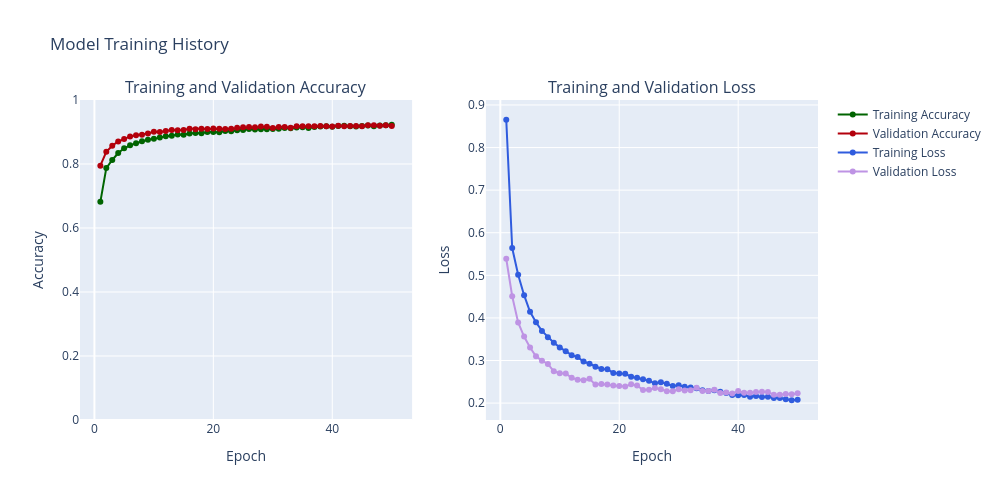

This figure's notebook cell:
### Code cell
# 2D) Evaluate train and validation accuracy and loss 
def create_trace(x, y, ylabel, color):
    trace = go.Scatter(x=x,y=y,
                       name=ylabel,
                       marker=dict(color=color),
                       mode="lines+markers", 
                       text=[f"Epoch {epoch}<br>{ylabel}: {value:.4f}" for epoch, value in zip(x, y)], # Custom hover text
                       hoverinfo='text' # Show only custom text on hover
                      )
    return trace

def plot_accuracy_and_loss_plotly(history_object):
    hist = history_object.history
    acc = hist['accuracy']
    val_acc = hist['val_accuracy']
    loss = hist['loss']
    val_loss = hist['val_loss']
    
    epochs = list(range(1, len(acc) + 1))
    
    trace_ta = create_trace(epochs, acc, "Training Accuracy", "#006400") # Green
    trace_va = create_trace(epochs, val_acc, "Validation Accuracy", "#B3000C") # Red
    trace_tl = create_trace(epochs, loss, "Training Loss", "#305CDE") # Blue
    trace_vl = create_trace(epochs, val_loss, "Validation Loss", "#BE93E4") # Purple
   
    fig = make_subplots(rows=1, cols=2, subplot_titles=('Training and Validation Accuracy', 'Training and Validation Loss'))
    
    # Add traces to the first subplot (Accuracy)
    fig.add_trace(trace_ta, row=1, col=1)
    fig.add_trace(trace_va, row=1, col=1)
    
    # Add traces to the second subplot (Loss)
    fig.add_trace(trace_tl, row=1, col=2)
    fig.add_trace(trace_vl, row=1, col=2)
    
    # Update layout for x-axes
    fig.update_xaxes(title_text='Epoch', row=1, col=1)
    fig.update_xaxes(title_text='Epoch', row=1, col=2)
    
    # Update layout for y-axes
    fig.update_yaxes(title_text='Accuracy', range=[0, 1], row=1, col=1)
    fig.update_yaxes(title_text='Loss', row=1, col=2) 
    
    fig.update_layout(height=500, width=1000, title_text="Model Training History", showlegend=True)
    fig.show()

plot_accuracy_and_loss_plotly(history_CNN_Dropout)

### Figure 1 — Plotly figure (JSON) as saved in the notebook; plotly's stock layout.template omitted (floating-point values rounded to 4 significant figures)
{"data": [{"hoverinfo": "text", "marker": {"color": "#006400"}, "mode": "lines+markers", "name": "Training Accuracy", "text": ["Epoch 1<br>Training Accuracy: 0.6817", "Epoch 2<br>Training Accuracy: 0.7871", "Epoch 3<br>Training Accuracy: 0.8125", "Epoch 4<br>Training Accuracy: 0.8342", "Epoch 5<br>Training Accuracy: 0.8491", "Epoch 6<br>Training Accuracy: 0.8583", "Epoch 7<br>Training Accuracy: 0.8647", "Epoch 8<br>Training Accuracy: 0.8712", "Epoch 9<br>Training Accuracy: 0.8759", "Epoch 10<br>Training Accuracy: 0.8786", "Epoch 11<br>Training Accuracy: 0.8825", "Epoch 12<br>Training Accuracy: 0.8869", "Epoch 13<br>Training Accuracy: 0.8882", "Epoch 14<br>Training Accuracy: 0.8919", "Epoch 15<br>Training Accuracy: 0.8912", "Epoch 16<br>Training Accuracy: 0.8953", "Epoch 17<br>Training Accuracy: 0.8968", "Epoch 18<br>Training Accuracy: 0.8964", "Epoch 19<br>Training Accuracy: 0.9003", "Epoch 20<br>Training Accuracy: 0.8997", "Epoch 21<br>Training Accuracy: 0.8996", "Epoch 22<br>Training Accuracy: 0.9031", "Epoch 23<br>Training Accuracy: 0.9020", "Epoch 24<br>Training Accuracy: 0.9056", "Epoch 25<br>Training Accuracy: 0.9062", "Epoch 26<br>Training Accuracy: 0.9096", "Epoch 27<br>Training Accuracy: 0.9076", "Epoch 28<br>Training Accuracy: 0.9088", "Epoch 29<br>Training Accuracy: 0.9087", "Epoch 30<br>Training Accuracy: 0.9091", "Epoch 31<br>Training Accuracy: 0.9103", "Epoch 32<br>Training Accuracy: 0.9125", "Epoch 33<br>Training Accuracy: 0.9117", "Epoch 34<br>Training Accuracy: 0.9142", "Epoch 35<br>Training Accuracy: 0.9151", "Epoch 36<br>Training Accuracy: 0.9125", "Epoch 37<br>Training Accuracy: 0.9158", "Epoch 38<br>Training Accuracy: 0.9171", "Epoch 39<br>Training Accuracy: 0.9179", "Epoch 40<br>Training Accuracy: 0.9163", "Epoch 41<br>Training Accuracy: 0.9184", "Epoch 42<br>Training Accuracy: 0.9196", "Epoch 43<br>Training Accuracy: 0.9178", "Epoch 44<br>Training Accuracy: 0.9172", "Epoch 45<br>Training Accuracy: 0.9188", "Epoch 46<br>Training Accuracy: 0.9201", "Epoch 47<br>Training Accuracy: 0.9181", "Epoch 48<br>Training Accuracy: 0.9204", "Epoch 49<br>Training Accuracy: 0.9209", "Epoch 50<br>Training Accuracy: 0.9227"], "type": "scatter", "x": [1, 2, 3, 4, 5, 6, 7, 8, 9, 10, 11, 12, 13, 14, 15, 16, 17, 18, 19, 20, 21, 22, 23, 24, 25, 26, 27, 28, 29, 30, 31, 32, 33, 34, 35, 36, 37, 38, 39, 40, 41, 42, 43, 44, 45, 46, 47, 48, 49, 50], "xaxis": "x", "y": [0.6817, 0.7871, 0.8125, 0.8342, 0.8491, 0.8583, 0.8647, 0.8712, 0.8759, 0.8786, 0.8825, 0.8869, 0.8882, 0.8919, 0.8912, 0.8953, 0.8968, 0.8964, 0.9003, 0.8997, 0.8996, 0.9031, 0.902, 0.9056, 0.9062, 0.9096, 0.9076, 0.9088, 0.9087, 0.9091, 0.9103, 0.9125, 0.9117, 0.9142, 0.9151, 0.9125, 0.9158, 0.9171, 0.9179, 0.9163, 0.9184, 0.9196, 0.9178, 0.9172, 0.9188, 0.9201, 0.9181, 0.9204, 0.9209, 0.9227], "yaxis": "y"}, {"hoverinfo": "text", "marker": {"color": "#B3000C"}, "mode": "lines+markers", "name": "Validation Accuracy", "text": ["Epoch 1<br>Validation Accuracy: 0.7947", "Epoch 2<br>Validation Accuracy: 0.8380", "Epoch 3<br>Validation Accuracy: 0.8571", "Epoch 4<br>Validation Accuracy: 0.8704", "Epoch 5<br>Validation Accuracy: 0.8779", "Epoch 6<br>Validation Accuracy: 0.8862", "Epoch 7<br>Validation Accuracy: 0.8899", "Epoch 8<br>Validation Accuracy: 0.8917", "Epoch 9<br>Validation Accuracy: 0.8957", "Epoch 10<br>Validation Accuracy: 0.9006", "Epoch 11<br>Validation Accuracy: 0.9003", "Epoch 12<br>Validation Accuracy: 0.9034", "Epoch 13<br>Validation Accuracy: 0.9062", "Epoch 14<br>Validation Accuracy: 0.9057", "Epoch 15<br>Validation Accuracy: 0.9063", "Epoch 16<br>Validation Accuracy: 0.9099", "Epoch 17<br>Validation Accuracy: 0.9087", "Epoch 18<br>Validation Accuracy: 0.9098", "Epoch 19<br>Validation Accuracy: 0.9097", "Epoch 20<br>Validation Accuracy: 0.9110", "Epoch 21<br>Validation Accuracy: 0.9105", "Epoch 22<br>Validation Accuracy: 0.9096", "Epoch 23<br>Validation Accuracy: 0.9105", "Epoch 24<br>Validation Accuracy: 0.9134", "Epoch 25<br>Validation Accuracy: 0.9147", "Epoch 26<br>Validation Accuracy: 0.9155", "Epoch 27<br>Validation Accuracy: 0.9150", "Epoch 28<br>Validation Accuracy: 0.9173", "Epoch 29<br>Validation Accuracy: 0.9167", "Epoch 30<br>Validation Accuracy: 0.9125", "Epoch 31<br>Validation Accuracy: 0.9157", "Epoch 32<br>Validation Accuracy: 0.9153", "Epoch 33<br>Validation Accuracy: 0.9137", "Epoch 34<br>Validation Accuracy: 0.9181", "Epoch 35<br>Validation Accuracy: 0.9182", "Epoch 36<br>Validation Accuracy: 0.9182", "Epoch 37<br>Validation Accuracy: 0.9182", "Epoch 38<br>Validation Accuracy: 0.9191", "Epoch 39<br>Validation Accuracy: 0.9181", "Epoch 40<br>Validation Accuracy: 0.9170", "Epoch 41<br>Validation Accuracy: 0.9199", "Epoch 42<br>Validation Accuracy: 0.9182", "Epoch 43<br>Validation Accuracy: 0.9188", "Epoch 44<br>Validation Accuracy: 0.9185", "Epoch 45<br>Validation Accuracy: 0.9183", "Epoch 46<br>Validation Accuracy: 0.9212", "Epoch 47<br>Validation Accuracy: 0.9214", "Epoch 48<br>Validation Accuracy: 0.9194", "Epoch 49<br>Validation Accuracy: 0.9208", "Epoch 50<br>Validation Accuracy: 0.9187"], "type": "scatter", "x": [1, 2, 3, 4, 5, 6, 7, 8, 9, 10, 11, 12, 13, 14, 15, 16, 17, 18, 19, 20, 21, 22, 23, 24, 25, 26, 27, 28, 29, 30, 31, 32, 33, 34, 35, 36, 37, 38, 39, 40, 41, 42, 43, 44, 45, 46, 47, 48, 49, 50], "xaxis": "x", "y": [0.7947, 0.838, 0.8571, 0.8704, 0.8779, 0.8862, 0.8899, 0.8917, 0.8957, 0.9006, 0.9003, 0.9034, 0.9062, 0.9057, 0.9063, 0.9099, 0.9087, 0.9098, 0.9097, 0.911, 0.9105, 0.9096, 0.9105, 0.9134, 0.9147, 0.9155, 0.915, 0.9173, 0.9167, 0.9125, 0.9157, 0.9153, 0.9137, 0.9181, 0.9182, 0.9182, 0.9182, 0.9191, 0.9181, 0.917, 0.9199, 0.9182, 0.9188, 0.9185, 0.9183, 0.9212, 0.9214, 0.9194, 0.9208, 0.9187], "yaxis": "y"}, {"hoverinfo": "text", "marker": {"color": "#305CDE"}, "mode": "lines+markers", "name": "Training Loss", "text": ["Epoch 1<br>Training Loss: 0.8653", "Epoch 2<br>Training Loss: 0.5641", "Epoch 3<br>Training Loss: 0.5013", "Epoch 4<br>Training Loss: 0.4533", "Epoch 5<br>Training Loss: 0.4143", "Epoch 6<br>Training Loss: 0.3896", "Epoch 7<br>Training Loss: 0.3695", "Epoch 8<br>Training Loss: 0.3547", "Epoch 9<br>Training Loss: 0.3418", "Epoch 10<br>Training Loss: 0.3308", "Epoch 11<br>Training Loss: 0.3218", "Epoch 12<br>Training Loss: 0.3126", "Epoch 13<br>Training Loss: 0.3080", "Epoch 14<br>Training Loss: 0.2976", "Epoch 15<br>Training Loss: 0.2923", "Epoch 16<br>Training Loss: 0.2855", "Epoch 17<br>Training Loss: 0.2800", "Epoch 18<br>Training Loss: 0.2797", "Epoch 19<br>Training Loss: 0.2709", "Epoch 20<br>Training Loss: 0.2696", "Epoch 21<br>Training Loss: 0.2687", "Epoch 22<br>Training Loss: 0.2620", "Epoch 23<br>Training Loss: 0.2596", "Epoch 24<br>Training Loss: 0.2558", "Epoch 25<br>Training Loss: 0.2523", "Epoch 26<br>Training Loss: 0.2468", "Epoch 27<br>Training Loss: 0.2492", "Epoch 28<br>Training Loss: 0.2453", "Epoch 29<br>Training Loss: 0.2403", "Epoch 30<br>Training Loss: 0.2420", "Epoch 31<br>Training Loss: 0.2382", "Epoch 32<br>Training Loss: 0.2366", "Epoch 33<br>Training Loss: 0.2350", "Epoch 34<br>Training Loss: 0.2299", "Epoch 35<br>Training Loss: 0.2283", "Epoch 36<br>Training Loss: 0.2300", "Epoch 37<br>Training Loss: 0.2267", "Epoch 38<br>Training Loss: 0.2236", "Epoch 39<br>Training Loss: 0.2190", "Epoch 40<br>Training Loss: 0.2182", "Epoch 41<br>Training Loss: 0.2190", "Epoch 42<br>Training Loss: 0.2150", "Epoch 43<br>Training Loss: 0.2168", "Epoch 44<br>Training Loss: 0.2140", "Epoch 45<br>Training Loss: 0.2149", "Epoch 46<br>Training Loss: 0.2122", "Epoch 47<br>Training Loss: 0.2121", "Epoch 48<br>Training Loss: 0.2090", "Epoch 49<br>Training Loss: 0.2067", "Epoch 50<br>Training Loss: 0.2081"], "type": "scatter", "x": [1, 2, 3, 4, 5, 6, 7, 8, 9, 10, 11, 12, 13, 14, 15, 16, 17, 18, 19, 20, 21, 22, 23, 24, 25, 26, 27, 28, 29, 30, 31, 32, 33, 34, 35, 36, 37, 38, 39, 40, 41, 42, 43, 44, 45, 46, 47, 48, 49, 50], "xaxis": "x2", "y": [0.8653, 0.5641, 0.5013, 0.4533, 0.4143, 0.3896, 0.3695, 0.3547, 0.3418, 0.3308, 0.3218, 0.3126, 0.308, 0.2976, 0.2923, 0.2855, 0.28, 0.2797, 0.2709, 0.2696, 0.2687, 0.262, 0.2596, 0.2558, 0.2523, 0.2468, 0.2492, 0.2453, 0.2403, 0.242, 0.2382, 0.2366, 0.235, 0.2299, 0.2283, 0.23, 0.2267, 0.2236, 0.219, 0.2182, 0.219, 0.215, 0.2168, 0.214, 0.2149, 0.2122, 0.2121, 0.209, 0.2067, 0.2081], "yaxis": "y2"}, {"hoverinfo": "text", "marker": {"color": "#BE93E4"}, "mode": "lines+markers", "name": "Validation Loss", "text": ["Epoch 1<br>Validation Loss: 0.5389", "Epoch 2<br>Validation Loss: 0.4508", "Epoch 3<br>Validation Loss: 0.3895", "Epoch 4<br>Validation Loss: 0.3562", "Epoch 5<br>Validation Loss: 0.3307", "Epoch 6<br>Validation Loss: 0.3101", "Epoch 7<br>Validation Loss: 0.2997", "Epoch 8<br>Validation Loss: 0.2919", "Epoch 9<br>Validation Loss: 0.2747", "Epoch 10<br>Validation Loss: 0.2703", "Epoch 11<br>Validation Loss: 0.2697", "Epoch 12<br>Validation Loss: 0.2595", "Epoch 13<br>Validation Loss: 0.2551", "Epoch 14<br>Validation Loss: 0.2539", "Epoch 15<br>Validation Loss: 0.2571", "Epoch 16<br>Validation Loss: 0.2434", "Epoch 17<br>Validation Loss: 0.2448", "Epoch 18<br>Validation Loss: 0.2438", "Epoch 19<br>Validation Loss: 0.2413", "Epoch 20<br>Validation Loss: 0.2401", "Epoch 21<br>Validation Loss: 0.2388", "Epoch 22<br>Validation Loss: 0.2441", "Epoch 23<br>Validation Loss: 0.2413", "Epoch 24<br>Validation Loss: 0.2309", "Epoch 25<br>Validation Loss: 0.2314", "Epoch 26<br>Validation Loss: 0.2355", "Epoch 27<br>Validation Loss: 0.2325", "Epoch 28<br>Validation Loss: 0.2276", "Epoch 29<br>Validation Loss: 0.2281", "Epoch 30<br>Validation Loss: 0.2326", "Epoch 31<br>Validation Loss: 0.2298", "Epoch 32<br>Validation Loss: 0.2301", "Epoch 33<br>Validation Loss: 0.2361", "Epoch 34<br>Validation Loss: 0.2283", "Epoch 35<br>Validation Loss: 0.2283", "Epoch 36<br>Validation Loss: 0.2311", "Epoch 37<br>Validation Loss: 0.2239", "Epoch 38<br>Validation Loss: 0.2249", "Epoch 39<br>Validation Loss: 0.2224", "Epoch 40<br>Validation Loss: 0.2283", "Epoch 41<br>Validation Loss: 0.2246", "Epoch 42<br>Validation Loss: 0.2241", "Epoch 43<br>Validation Loss: 0.2261", "Epoch 44<br>Validation Loss: 0.2269", "Epoch 45<br>Validation Loss: 0.2262", "Epoch 46<br>Validation Loss: 0.2195", "Epoch 47<br>Validation Loss: 0.2199", "Epoch 48<br>Validation Loss: 0.2215", "Epoch 49<br>Validation Loss: 0.2210", "Epoch 50<br>Validation Loss: 0.2232"], "type": "scatter", "x": [1, 2, 3, 4, 5, 6, 7, 8, 9, 10, 11, 12, 13, 14, 15, 16, 17, 18, 19, 20, 21, 22, 23, 24, 25, 26, 27, 28, 29, 30, 31, 32, 33, 34, 35, 36, 37, 38, 39, 40, 41, 42, 43, 44, 45, 46, 47, 48, 49, 50], "xaxis": "x2", "y": [0.5389, 0.4508, 0.3895, 0.3562, 0.3307, 0.3101, 0.2997, 0.2919, 0.2747, 0.2703, 0.2697, 0.2595, 0.2551, 0.2539, 0.2571, 0.2434, 0.2448, 0.2438, 0.2413, 0.2401, 0.2388, 0.2441, 0.2413, 0.2309, 0.2314, 0.2355, 0.2325, 0.2276, 0.2281, 0.2326, 0.2298, 0.2301, 0.2361, 0.2283, 0.2283, 0.2311, 0.2239, 0.2249, 0.2224, 0.2283, 0.2246, 0.2241, 0.2261, 0.2269, 0.2262, 0.2195, 0.2199, 0.2215, 0.221, 0.2232], "yaxis": "y2"}], "layout": {"annotations": [{"font": {"size": 16}, "showarrow": false, "text": "Training and Validation Accuracy", "x": 0.225, "xanchor": "center", "xref": "paper", "y": 1, "yanchor": "bottom", "yref": "paper"}, {"font": {"size": 16}, "showarrow": false, "text": "Training and Validation Loss", "x": 0.775, "xanchor": "center", "xref": "paper", "y": 1, "yanchor": "bottom", "yref": "paper"}], "height": 500, "showlegend": true, "title": {"text": "Model Training History"}, "width": 1000, "xaxis": {"anchor": "y", "domain": [0, 0.45], "title": {"text": "Epoch"}}, "xaxis2": {"anchor": "y2", "domain": [0.55, 1], "title": {"text": "Epoch"}}, "yaxis": {"anchor": "x", "domain": [0, 1], "range": [0, 1], "title": {"text": "Accuracy"}}, "yaxis2": {"anchor": "x2", "domain": [0, 1], "title": {"text": "Loss"}}}}
